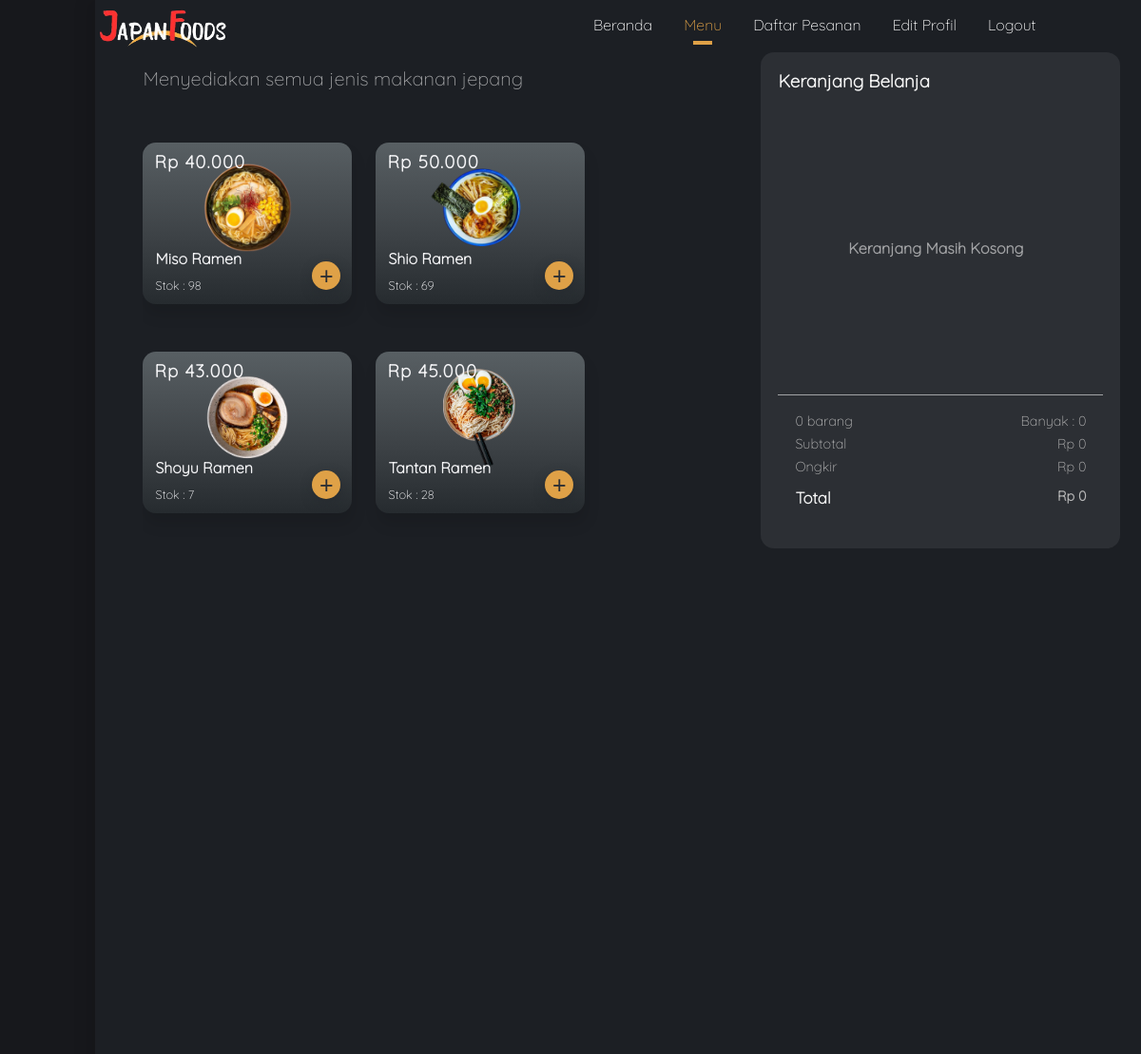
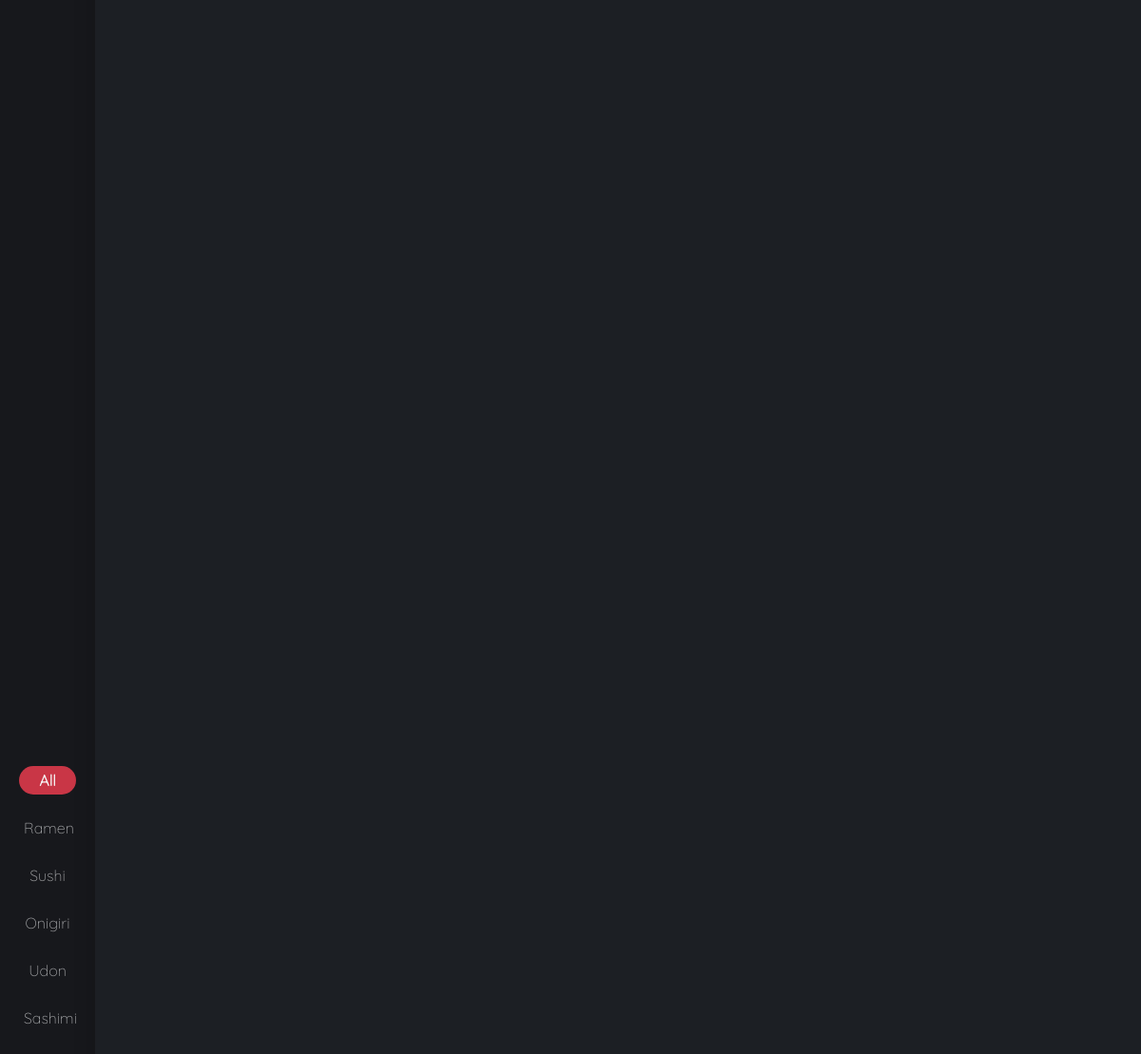
/menu.php (signed in), run on the app's committed database (2 pictures, top to bottom).
### tables this page shows
CREATE TABLE `makanan` (
  `KODE_MAKANAN` int(11) NOT NULL,
  `ID_SUPPLIER` int(11) DEFAULT NULL,
  `KODE_KATEGORI` int(11) DEFAULT NULL,
  `NAMA_MAKANAN` varchar(100) NOT NULL,
  `GAMBAR_MAKANAN` varchar(255) NOT NULL,
  `HARGA_MAKANAN` int(11) NOT NULL,
  `STOK_PRODUK` int(11) NOT NULL,
  `CREATED_AT_M` timestamp NOT NULL DEFAULT current_timestamp(),
  `UPDATE_AT_M` timestamp NOT NULL DEFAULT current_timestamp()
);

CREATE TABLE `kategori` (
  `KODE_KATEGORI` int(11) NOT NULL,
  `NAMA_KATEGORI` varchar(100) NOT NULL
);

### data/menu.php (called while the page is built, shortened)
<?php
function getAllMenu() {
  try{
		$statement = DB->query("SELECT * FROM makanan INNER JOIN kategori ON makanan.KODE_KATEGORI = kategori.KODE_KATEGORI INNER JOIN supplier ON makanan.ID_SUPPLIER = supplier.ID_SUPPLIER");
		$statement->execute();
		return $statement->fetchAll(PDO::FETCH_ASSOC);
	}
	catch(PDOException $err){
		echo $err->getMessage();
	}
}
function getAllCarts()  {
	try{
		$statement = DB->prepare("SELECT keranjang.KODE_MAKANAN, NAMA_MAKANAN, HARGA_MAKANAN, QTY, GAMBAR_MAKANAN, NAMA_KATEGORI, STOK_PRODUK
		FROM keranjang
		INNER JOIN makanan ON keranjang.KODE_MAKANAN = keranjang.KODE_MAKANAN
		INNER JOIN kategori ON kategori.KODE_KATEGORI = makanan.KODE_KATEGORI
		WHERE makanan.KODE_MAKANAN = keranjang.KODE_MAKANAN AND ID_PELANGGAN = :id_pelanggan");
		$statement->bindValue(":id_pelanggan", $_SESSION['id_pelanggan']);
		$statement->execute();
		return $statement->fetchAll(PDO::FETCH_ASSOC);
	}
	catch(PDOException $err){
		echo $err->getMessage();
	}
}

### menu.php (the view, shortened to what this page needs)
<?php
include "templates/header.php";
require_once "data/menu.php";
$makanan = isset($_GET['kat']) ? getAllMenuByCategory($_GET['kat']) : getAllMenu();
$keranjang = getAllCarts();
$kolom = array_column($keranjang, "KODE_MAKANAN");
$subTotal = 0;
$banyakBarang = 0;
?>
<div class="menu-page">
  <nav class="side-nav">
    <ul class="nav-links">
      <li class="<?= isset($_GET['kat']) ? "" : "active"; ?>"><a href="menu.php">All</a></li>
      <li class="<?= isset($_GET['kat']) && $_GET['kat'] == "ramen" ? "active" : ""; ?>"><a href="menu.php?kat=ramen">Ramen</a></li>
      <li class="<?= isset($_GET['kat']) && $_GET['kat'] == "sushi" ? "active" : ""; ?>"><a href="menu.php?kat=sushi">Sushi</a></li>
      <li class="<?= isset($_GET['kat']) && $_GET['kat'] == "onigiri" ? "active" : ""; ?>"><a href="menu.php?kat=onigiri">Onigiri</a></li>
      <li class="<?= isset($_GET['kat']) && $_GET['kat'] == "udon" ? "active" : ""; ?>"><a href="menu.php?kat=udon">Udon</a></li>
      <li class="<?= isset($_GET['kat']) && $_GET['kat'] == "sashimi" ? "active" : ""; ?>"><a href="menu.php?kat=sashimi">Sashimi</a></li>
    </ul>
  </nav>
  <div class="content">
    <?php include "templates/navbar.php" ?>
    <div class="main-menu">
      <div class="menu-list">
        <div class="description">
          <p>Menyediakan semua jenis makanan jepang</p>
        </div>
        <div class="menu">
          <?php foreach($makanan as $row) : ?>
          <div class="menu-card">
            <img src="<?= BASEASSET . "/img/menu/" . $row['NAMA_KATEGORI'] . "/" . $row['GAMBAR_MAKANAN']; ?>" alt="<?= $row['NAMA_MAKANAN']; ?>" />
            <h3><?= "Rp " . number_format($row["HARGA_MAKANAN"], 0, ',', '.');?></h3>
            <div class="desc-item">
              <h4><?= $row['NAMA_MAKANAN']; ?></h4>
              <p>Stok : <?= $row['STOK_PRODUK']; ?></p>
            </div>
            <form action="<?= $_SERVER['PHP_SELF'] ?>" method="post">
              <?php if(!in_array($row['KODE_MAKANAN'], $kolom)) : ?>
              <button class="menu-btn" type="submit" name="tambah">+</button>
              <?php else: ?>
              <span class="menu-btn check"><i class="fa fa-check"></i></span>
              <?php endif ?>
            </form>
          </div>
          <?php endforeach; ?>
        </div>
      </div>
      <div class="carts">
        <div class="carts-detail">
          <h3>Keranjang Belanja</h3>
          <form action="<?= $_SERVER['PHP_SELF'] ?>" method="post">
            <div class="carts-inner">
              <?php if(empty($keranjang)): ?>
                <h4 class="empty-carts">Keranjang Masih Kosong</h4>
              <?php endif; ?>
            </div>
            <div class="orders">
              <?php
              $ongkir = 5 / 100 * $subTotal;
              $total = $subTotal + $ongkir;
              ?>
              <div class="orders-detail" id="qty">
                <p><?= count($keranjang); ?> barang</p>
                <p>Banyak : <span><?= $banyakBarang; ?></span></p>
              </div>
              <div class="orders-detail" id="subtotal">
                <p>Subtotal</p>
                <span><?= "Rp " . number_format($subTotal, 0, ',', '.');?></span>
              </div>
              <div class="orders-detail" id="tax">
                <p>Ongkir</p>
                <span><?= "Rp " . number_format($ongkir, 0, ',', '.');?></span>
              </div>
              <div class="orders-detail" id="total">
                <h3>Total</h3>
                <b><?= "Rp " . number_format($total, 0, ',', '.');?></b>
              </div>
            </div>
          </form>
        </div>
      </div>
    </div>
  </div>
</div>
<?php include "templates/footer.php" ?>

### assets/css/base.css (style rules this page uses)
:root { --dark: #17181c; --light-dark: #1c1f24; --slate: #2c2f34; --red: #c93646; --yellow: #dfa147; --green: #198754; --blue: #0d6efd; --light: #a2a3a5; --grey: #61677a; }
* { margin: 0; padding: 0; box-sizing: border-box; outline: none; border: none; text-decoration: none; }
html { scroll-behavior: smooth; }
body { font-family: "Quicksand", sans-serif; font-size: 16px; background-color: var(--light-dark); color: var(--light); }

### assets/css/customer/styles.css (style rules this page uses)
.menu-page { display: flex; height: 100vh; }
.side-nav { width: 100px; height: 100%; display: flex; justify-content: center; align-items: center; background-color: var(--dark); }
.side-nav .nav-links { width: 100%; }
.side-nav .nav-links li { list-style: none; padding: 5px; margin: 20px; border-radius: 20px; text-align: center; }
.side-nav .nav-links li a { color: var(--light); }
.side-nav .nav-links li:hover, .side-nav .nav-links li.active { background-color: var(--red); font-weight: 600; }
.side-nav .nav-links li:hover a, .side-nav .nav-links li.active a { color: #f6f6f6; }
.menu-page .content { width: 100%; overflow: hidden; box-shadow: -8px 0px 15px rgba(0, 0, 0, 0.1); }
.menu-page .content .main-menu { position: relative; display: flex; width: 100%; height: 100%; }
.main-menu .menu-list, .main-menu .carts { margin-top: 5%; }
.menu-list { padding-left: 3.5rem; width: 70%; }
.main-menu .menu-list .description { color: var(--light); font-size: 1.25em; margin: 15px 0; }
.main-menu .menu-list .menu { width: 100%; max-height: 470px; padding: 40px 0 0; display: flex; flex-wrap: wrap; overflow-y: scroll; }
.menu .menu-card { width: 220px; height: 170px; padding: 13px; position: relative; border-radius: 14px; text-align: center; margin-right: 25px; margin-bottom: 50px; box-shadow: 2px 12px 15px rgba(0, 0, 0, 0.1); background: linear-gradient( 180deg, rgba(88, 95, 99, 1) 0%, rgba(61, 66, 70, 1) 58%, rgba(38, 43, 47, 1) 100% ); }
.menu-card img { height: 110px; }
.menu-card h3 { position: absolute; top: 8px; left: 12px; color: #f5f5f7; font-weight: 600; letter-spacing: 1.2px; }
.menu-card .desc-item { width: 160px; padding: 12px 0; position: absolute; bottom: 0; color: #f5f5f7; text-align: left; overflow: hidden; transition: 1s ease; }
.menu-card .desc-item p { padding-top: 10px; font-size: 0.8em; }
.menu-card .menu-btn { width: 30px; height: 30px; position: absolute; color: var(--slate); font-size: 25px; border-radius: 50%; background-color: var(--yellow); right: 12px; bottom: 15px; cursor: pointer; box-shadow: 1px 5px 12px rgba(38, 43, 47, 0.8); }
.carts { width: 40%; color: var(--light); padding-right: 1.5rem; }
.carts-detail { padding: 18px; background-color: var(--slate); border-radius: 14px; }
.carts-detail h3 { color: #f6f6f6; font-weight: 600; margin-bottom: 19px; }
.carts-inner { height: 291px; padding-right: 10px; overflow-y: scroll; z-index: 999; }
.carts-inner .empty-carts { text-align: center; line-height: 291px; }
.orders { border-top: 1px solid var(--light); padding-top: 12px; margin-top: 8px; }
.orders-detail { margin: 6px 0; padding: 0 18px; display: flex; justify-content: space-between; color: #b7b7b7; font-size: 0.9em; }
.orders-detail#total { margin-top: 13px; }
@media (max-width: 1360px) { html { font-size: 90%; } }

### data on the page
makanan: KODE_KATEGORI+GAMBAR_MAKANAN (picture), HARGA_MAKANAN "40.000", NAMA_MAKANAN "Miso Ramen", STOK_PRODUK "98"
makanan: KODE_KATEGORI+GAMBAR_MAKANAN (picture), HARGA_MAKANAN "50.000", NAMA_MAKANAN "Shio Ramen", STOK_PRODUK "69"
makanan: KODE_KATEGORI+GAMBAR_MAKANAN (picture), HARGA_MAKANAN "43.000", NAMA_MAKANAN "Shoyu Ramen", STOK_PRODUK "7"
makanan: KODE_KATEGORI+GAMBAR_MAKANAN (picture), HARGA_MAKANAN "45.000", NAMA_MAKANAN "Tantan Ramen", STOK_PRODUK "28"

### other printed values
count($keranjang) "0"
$banyakBarang "0"
$subTotal "0"
$ongkir "0"
$total "0"
